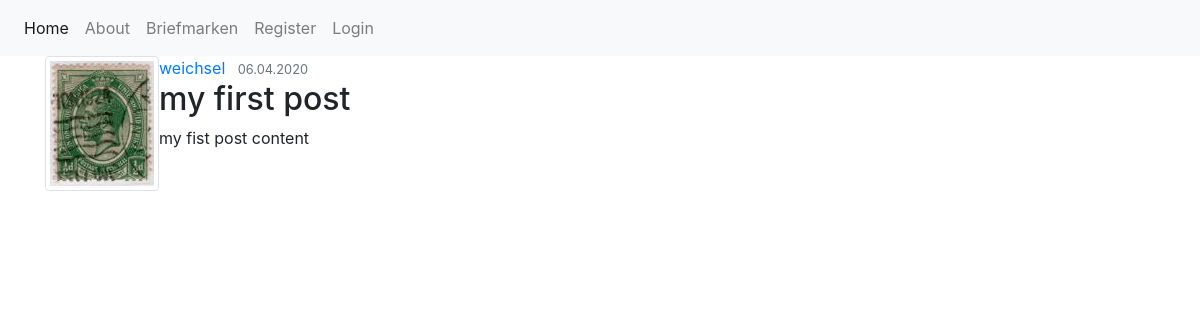
/post/1, run on an earlier commit of the app's database.
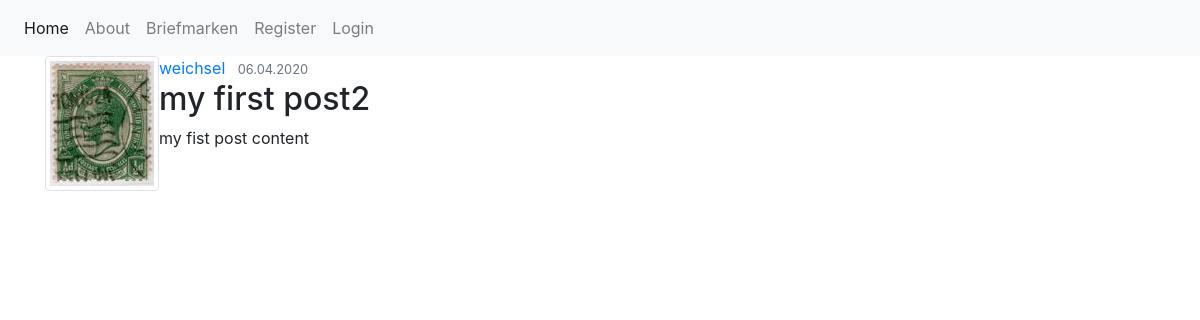
And on a later commit of the database.
### stamp_manager/models.py (models this page shows, shortened)
class Post(db.Model):
    id = db.Column(db.Integer, primary_key=True)
    title = db.Column(db.String(100), nullable=True)
    date_posted =  db.Column(db.DateTime, nullable=False, default=datetime.utcnow)
    content = db.Column(db.Text, nullable=False)
    user_id = db.Column(db.Integer, db.ForeignKey('user.id'), nullable = False)

### stamp_manager/routes.py (the view)
@app.route("/post/<int:post_id>")
def post(post_id):
    post = Post.query.get_or_404(post_id)
    return render_template('post.html', title=post.title, post=post)

### stamp_manager/templates/post.html
{% extends 'layout.html' %}
{% block body %}
    <article class="media content-section">
        <img class="img-thumbnail" src="{{ url_for('static', filename='pics/'+ post.author.image_file) }}">
        <div class="media-body">
            <div class="article-metadata">
                <a class="mr-2" href="#">{{ post.author.username }}</a>
                <small class="text-muted">{{ post.date_posted.strftime('%d.%m.%Y') }}</small>
            </div>
            <h2 class="article-title">{{ post.title }}</h2>
            <p class="article-content">{{ post.content }}</p>
        </div>
    </article>
{% endblock %}

What changed in the data, as far as the page shows it:
changed Post "my fist post content": title "my first post" → "my first post2"
